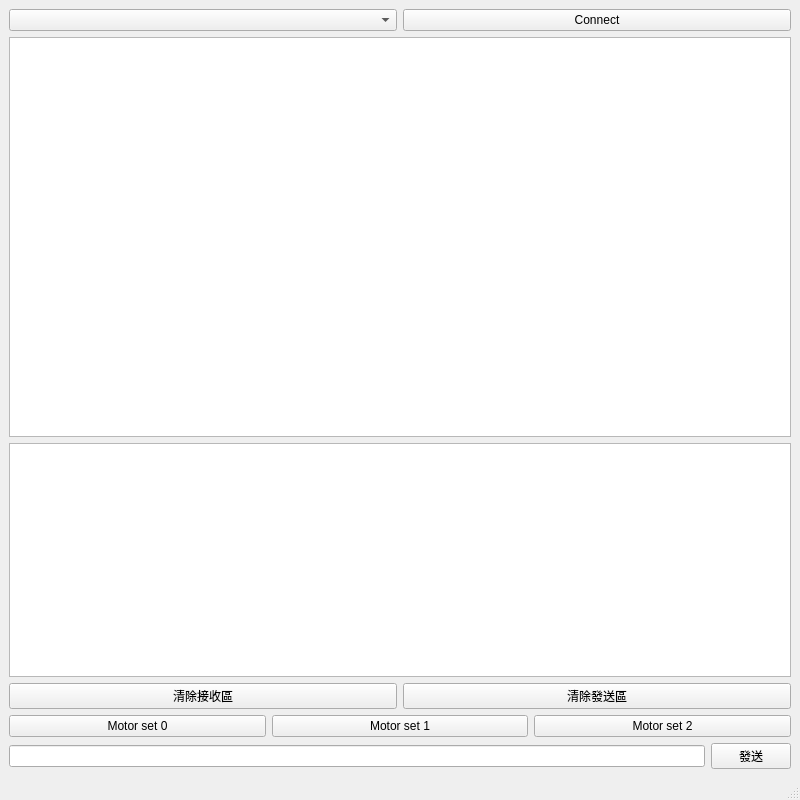
<?xml version="1.0" encoding="UTF-8"?>
<ui version="4.0">
 <class>MainWindow</class>
 <widget class="QMainWindow" name="MainWindow">
  <property name="geometry">
   <rect>
    <x>0</x>
    <y>0</y>
    <width>800</width>
    <height>800</height>
   </rect>
  </property>
  <property name="windowTitle">
   <string>藍芽串口通訊</string>
  </property>
  <widget class="QWidget" name="centralwidget">
   <layout class="QVBoxLayout" name="verticalLayout">
    <item>
     <layout class="QHBoxLayout" name="horizontalLayout">
      <item>
       <widget class="QComboBox" name="portComboBox"/>
      </item>
      <item>
       <widget class="QPushButton" name="connectButton">
        <property name="text">
         <string>Connect</string>
        </property>
       </widget>
      </item>
     </layout>
    </item>
    <item>
     <widget class="QTextEdit" name="upperReceiveText">
      <property name="minimumSize">
       <size>
        <width>0</width>
        <height>400</height>
       </size>
      </property>
      <property name="readOnly">
       <bool>true</bool>
      </property>
     </widget>
    </item>
    <item>
     <widget class="QTextEdit" name="lowerSendText">
      <property name="minimumSize">
       <size>
        <width>0</width>
        <height>200</height>
       </size>
      </property>
      <property name="readOnly">
       <bool>true</bool>
      </property>
     </widget>
    </item>
    <item>
     <layout class="QHBoxLayout" name="horizontalLayout_2">
      <item>
       <widget class="QPushButton" name="clearReceiveButton">
        <property name="text">
         <string>清除接收區</string>
        </property>
       </widget>
      </item>
      <item>
       <widget class="QPushButton" name="clearSendButton">
        <property name="text">
         <string>清除發送區</string>
        </property>
       </widget>
      </item>
     </layout>
    </item>
    <item>
     <layout class="QHBoxLayout" name="horizontalLayout_3">
      <item>
       <widget class="QPushButton" name="motorSet0Button">
        <property name="text">
         <string>Motor set 0</string>
        </property>
       </widget>
      </item>
      <item>
       <widget class="QPushButton" name="motorSet1Button">
        <property name="text">
         <string>Motor set 1</string>
        </property>
       </widget>
      </item>
      <item>
       <widget class="QPushButton" name="motorSet2Button">
        <property name="text">
         <string>Motor set 2</string>
        </property>
       </widget>
      </item>
     </layout>
    </item>
    <item>
     <layout class="QHBoxLayout" name="horizontalLayout_4">
      <item>
       <widget class="QLineEdit" name="sendLineEdit"/>
      </item>
      <item>
       <widget class="QPushButton" name="sendButton">
        <property name="text">
         <string>發送</string>
        </property>
       </widget>
      </item>
     </layout>
    </item>
   </layout>
  </widget>
  <widget class="QStatusBar" name="statusbar"/>
 </widget>
 <resources/>
 <connections/>
</ui>
